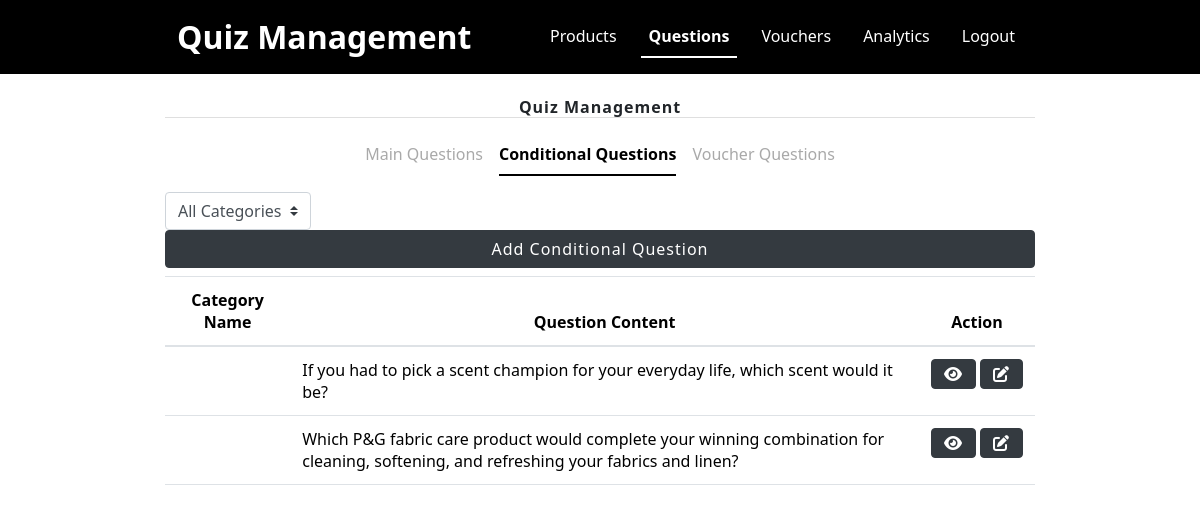
The app's page /management/conditional-question.php (signed in) with its own data.
### tables this page shows
CREATE TABLE `conditional_question` (
  `cqID` int(11) NOT NULL,
  `cqContent` text NOT NULL,
  `cqNumOptions` tinyint(4) NOT NULL,
  `cqMaxAnswer` tinyint(4) NOT NULL
);

### management/conditional-question.php (the view, shortened to what this page needs)
<?php
    include 'header.php';
    include 'navbar.php';
    include '../db.php';
    $recordsPerPage = 10;
    $page = isset($_GET['page']) ? $_GET['page'] : 1;
    $offset = ($page - 1) * $recordsPerPage;
    $categoryFilter = isset($_GET['category']) ? $_GET['category'] : 0;
    $query = "SELECT cq.*, pq.*, c.categoryName,
                GROUP_CONCAT(a.answerContent) as answerContents,
                GROUP_CONCAT(p.prodName) as prodNames
                FROM conditional_question cq
                LEFT JOIN question_answer qa ON qa.cqID = cq.cqID
                LEFT JOIN parent_question pq ON qa.pqID = pq.pqID
                LEFT JOIN category c ON pq.categoryID = c.categoryID
                LEFT JOIN answer a ON a.answerID = qa.answerID
                LEFT JOIN product_answer pa ON pa.answerID = a.answerID
                LEFT JOIN product p ON pa.prodID = p.prodID";
    $query .= " GROUP BY cq.cqID DESC
        LIMIT $offset, $recordsPerPage";
    $result = mysqli_query($conn, $query);
?>
<div class="container w-75">
    <?php include 'question_nav.php';?>
    <form class="form-inline d-inline">
        <select class="custom-select mr-3" name="category" id="category" onchange="this.form.submit()">
            <option value="0" <?php echo ($categoryFilter == 0) ? 'selected' : ''; ?>>All Categories</option>
        </select>
    </form>
    <button class="btn btn-dark float-end mb-2" data-bs-toggle="modal" data-bs-target="#addConditionalQuestionModal">Add Conditional Question</button>
</div>
<div class="container w-75">
    <div class="table-responsive">
        <table class="table table-hover">
            <thead class="text-center">
                <tr>
                    <th>Category Name</th>
                    <th>Question Content</th>
                    <th>Action</th>
                </tr>
            </thead>
            <tbody>
                <?php
                    while ($row = mysqli_fetch_assoc($result)){
                        $cqContent      = $row['cqContent'];
                        $categoryName   = $row['categoryName'];
                ?>
                <tr>
                    <td><?php echo $categoryName;?></td>
                    <td><?php echo $cqContent;?></td>
                    <td>
                    <div class="d-flex justify-content-center align-items-center">
                            <div class="text-center me-1">
                                <button type="button" class="btn btn-dark" data-bs-toggle="modal" data-bs-target="#viewQuestionModal<?php echo $pqID; ?>">
                                    <div class="d-flex align-items-center">
                                        <i class="fa-solid fa-eye"></i>
                                    </div>
                                </button>
                            </div>
                            <div class="text-center">
                                <button type="button" class="btn btn-dark" data-bs-toggle="modal" data-bs-target="#editQuestionModal<?php echo $pqID; ?>">
                                    <div class="d-flex align-items-center">
                                        <i class="fa-solid fa-pen-to-square"></i>
                                    </div>
                                </button>
                            </div>
                        </div>
                    <?php
                        }
                    ?>
                    </td>
                </tr>
            </tbody>
        </table>
    </div>
</div>

### assets/styles.css (style rules this page uses)
button { transition: all 0.5s ease; padding: 10px 20px; width: 100%; font-size: clamp(14px, 2vw, 16px); background-image: linear-gradient( to right, #2a68dc 0%, #4da3ff 37%, #3677e4 100% ); border-radius: 30px; border: 2px solid #8e7242; color: #fff; letter-spacing: 1px; margin-bottom: 20px; }

### records on screen
conditional_question: cqContent "If you had to pick a scent champion for your everyday life, which scent would it be?"
conditional_question: cqContent "Which P&G fabric care product would complete your winning combination for cleaning, softening, and refreshing your fabrics and linen?"
